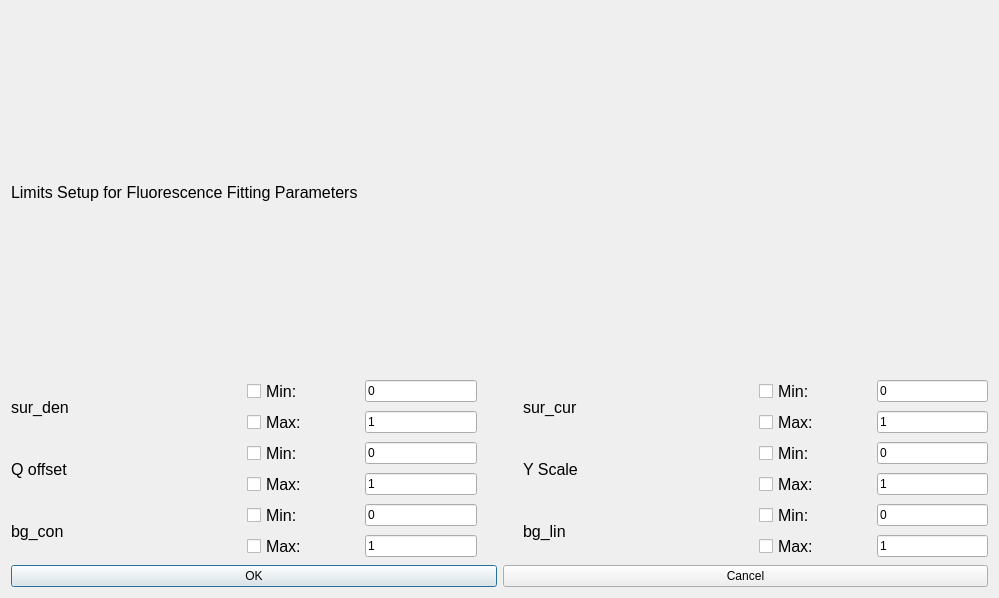
<?xml version="1.0" encoding="UTF-8"?>
<ui version="4.0">
 <class>Dialog</class>
 <widget class="QDialog" name="Dialog">
  <property name="geometry">
   <rect>
    <x>0</x>
    <y>0</y>
    <width>999</width>
    <height>598</height>
   </rect>
  </property>
  <property name="windowTitle">
   <string>Dialog</string>
  </property>
  <layout class="QGridLayout" name="gridLayout">
   <item row="0" column="0" colspan="2">
    <layout class="QVBoxLayout" name="verticalLayout_4">
     <item>
      <widget class="QLabel" name="label">
       <property name="sizePolicy">
        <sizepolicy hsizetype="Expanding" vsizetype="Preferred">
         <horstretch>0</horstretch>
         <verstretch>0</verstretch>
        </sizepolicy>
       </property>
       <property name="maximumSize">
        <size>
         <width>16777215</width>
         <height>16777215</height>
        </size>
       </property>
       <property name="font">
        <font>
         <pointsize>12</pointsize>
        </font>
       </property>
       <property name="text">
        <string>Limits Setup for Fluorescence Fitting Parameters</string>
       </property>
      </widget>
     </item>
     <item>
      <layout class="QHBoxLayout" name="horizontalLayout_12">
       <item>
        <layout class="QHBoxLayout" name="horizontalLayout_18">
         <item>
          <widget class="QLabel" name="label_4">
           <property name="font">
            <font>
             <pointsize>12</pointsize>
            </font>
           </property>
           <property name="text">
            <string>sur_den</string>
           </property>
          </widget>
         </item>
         <item>
          <layout class="QVBoxLayout" name="verticalLayout_7">
           <item>
            <layout class="QHBoxLayout" name="horizontalLayout_6">
             <item>
              <widget class="QCheckBox" name="surdenminCB">
               <property name="sizePolicy">
                <sizepolicy hsizetype="Preferred" vsizetype="Fixed">
                 <horstretch>0</horstretch>
                 <verstretch>0</verstretch>
                </sizepolicy>
               </property>
               <property name="font">
                <font>
                 <pointsize>12</pointsize>
                </font>
               </property>
               <property name="text">
                <string>Min:</string>
               </property>
              </widget>
             </item>
             <item>
              <widget class="QLineEdit" name="surdenminLE">
               <property name="sizePolicy">
                <sizepolicy hsizetype="Preferred" vsizetype="Fixed">
                 <horstretch>0</horstretch>
                 <verstretch>0</verstretch>
                </sizepolicy>
               </property>
               <property name="maximumSize">
                <size>
                 <width>16777215</width>
                 <height>16777215</height>
                </size>
               </property>
               <property name="text">
                <string>0</string>
               </property>
              </widget>
             </item>
            </layout>
           </item>
           <item>
            <layout class="QHBoxLayout" name="horizontalLayout_7">
             <item>
              <widget class="QCheckBox" name="surdenmaxCB">
               <property name="sizePolicy">
                <sizepolicy hsizetype="Preferred" vsizetype="Fixed">
                 <horstretch>0</horstretch>
                 <verstretch>0</verstretch>
                </sizepolicy>
               </property>
               <property name="font">
                <font>
                 <pointsize>12</pointsize>
                </font>
               </property>
               <property name="text">
                <string>Max:</string>
               </property>
              </widget>
             </item>
             <item>
              <widget class="QLineEdit" name="surdenmaxLE">
               <property name="sizePolicy">
                <sizepolicy hsizetype="Preferred" vsizetype="Fixed">
                 <horstretch>0</horstretch>
                 <verstretch>0</verstretch>
                </sizepolicy>
               </property>
               <property name="maximumSize">
                <size>
                 <width>16777215</width>
                 <height>16777215</height>
                </size>
               </property>
               <property name="text">
                <string>1</string>
               </property>
              </widget>
             </item>
            </layout>
           </item>
          </layout>
         </item>
        </layout>
       </item>
       <item>
        <spacer name="horizontalSpacer_2">
         <property name="orientation">
          <enum>Qt::Horizontal</enum>
         </property>
         <property name="sizeType">
          <enum>QSizePolicy::Minimum</enum>
         </property>
         <property name="sizeHint" stdset="0">
          <size>
           <width>40</width>
           <height>20</height>
          </size>
         </property>
        </spacer>
       </item>
       <item>
        <layout class="QHBoxLayout" name="horizontalLayout_3">
         <item>
          <widget class="QLabel" name="label_5">
           <property name="font">
            <font>
             <pointsize>12</pointsize>
            </font>
           </property>
           <property name="text">
            <string>sur_cur</string>
           </property>
          </widget>
         </item>
         <item>
          <layout class="QVBoxLayout" name="verticalLayout_3">
           <item>
            <layout class="QHBoxLayout" name="horizontalLayout_9">
             <item>
              <widget class="QCheckBox" name="surcurminCB">
               <property name="sizePolicy">
                <sizepolicy hsizetype="Preferred" vsizetype="Fixed">
                 <horstretch>0</horstretch>
                 <verstretch>0</verstretch>
                </sizepolicy>
               </property>
               <property name="font">
                <font>
                 <pointsize>12</pointsize>
                </font>
               </property>
               <property name="text">
                <string>Min:</string>
               </property>
              </widget>
             </item>
             <item>
              <widget class="QLineEdit" name="surcurminLE">
               <property name="sizePolicy">
                <sizepolicy hsizetype="Preferred" vsizetype="Fixed">
                 <horstretch>0</horstretch>
                 <verstretch>0</verstretch>
                </sizepolicy>
               </property>
               <property name="maximumSize">
                <size>
                 <width>16777215</width>
                 <height>16777215</height>
                </size>
               </property>
               <property name="text">
                <string>0</string>
               </property>
              </widget>
             </item>
            </layout>
           </item>
           <item>
            <layout class="QHBoxLayout" name="horizontalLayout_10">
             <item>
              <widget class="QCheckBox" name="surcurmaxCB">
               <property name="sizePolicy">
                <sizepolicy hsizetype="Preferred" vsizetype="Fixed">
                 <horstretch>0</horstretch>
                 <verstretch>0</verstretch>
                </sizepolicy>
               </property>
               <property name="font">
                <font>
                 <pointsize>12</pointsize>
                </font>
               </property>
               <property name="text">
                <string>Max:</string>
               </property>
              </widget>
             </item>
             <item>
              <widget class="QLineEdit" name="surcurmaxLE">
               <property name="sizePolicy">
                <sizepolicy hsizetype="Preferred" vsizetype="Fixed">
                 <horstretch>0</horstretch>
                 <verstretch>0</verstretch>
                </sizepolicy>
               </property>
               <property name="maximumSize">
                <size>
                 <width>16777215</width>
                 <height>16777215</height>
                </size>
               </property>
               <property name="text">
                <string>1</string>
               </property>
              </widget>
             </item>
            </layout>
           </item>
          </layout>
         </item>
        </layout>
       </item>
      </layout>
     </item>
     <item>
      <layout class="QHBoxLayout" name="horizontalLayout_19">
       <item>
        <layout class="QHBoxLayout" name="horizontalLayout_8">
         <item>
          <widget class="QLabel" name="label_2">
           <property name="font">
            <font>
             <pointsize>12</pointsize>
            </font>
           </property>
           <property name="text">
            <string>Q offset</string>
           </property>
          </widget>
         </item>
         <item>
          <layout class="QVBoxLayout" name="verticalLayout">
           <item>
            <layout class="QHBoxLayout" name="horizontalLayout">
             <item>
              <widget class="QCheckBox" name="qoffminCB">
               <property name="sizePolicy">
                <sizepolicy hsizetype="Preferred" vsizetype="Fixed">
                 <horstretch>0</horstretch>
                 <verstretch>0</verstretch>
                </sizepolicy>
               </property>
               <property name="font">
                <font>
                 <pointsize>12</pointsize>
                </font>
               </property>
               <property name="text">
                <string>Min:</string>
               </property>
              </widget>
             </item>
             <item>
              <widget class="QLineEdit" name="qoffminLE">
               <property name="sizePolicy">
                <sizepolicy hsizetype="Preferred" vsizetype="Fixed">
                 <horstretch>0</horstretch>
                 <verstretch>0</verstretch>
                </sizepolicy>
               </property>
               <property name="maximumSize">
                <size>
                 <width>16777215</width>
                 <height>16777215</height>
                </size>
               </property>
               <property name="text">
                <string>0</string>
               </property>
              </widget>
             </item>
            </layout>
           </item>
           <item>
            <layout class="QHBoxLayout" name="horizontalLayout_2">
             <item>
              <widget class="QCheckBox" name="qoffmaxCB">
               <property name="sizePolicy">
                <sizepolicy hsizetype="Preferred" vsizetype="Fixed">
                 <horstretch>0</horstretch>
                 <verstretch>0</verstretch>
                </sizepolicy>
               </property>
               <property name="font">
                <font>
                 <pointsize>12</pointsize>
                </font>
               </property>
               <property name="text">
                <string>Max:</string>
               </property>
              </widget>
             </item>
             <item>
              <widget class="QLineEdit" name="qoffmaxLE">
               <property name="sizePolicy">
                <sizepolicy hsizetype="Preferred" vsizetype="Fixed">
                 <horstretch>0</horstretch>
                 <verstretch>0</verstretch>
                </sizepolicy>
               </property>
               <property name="minimumSize">
                <size>
                 <width>0</width>
                 <height>0</height>
                </size>
               </property>
               <property name="maximumSize">
                <size>
                 <width>16777215</width>
                 <height>16777215</height>
                </size>
               </property>
               <property name="text">
                <string>1</string>
               </property>
              </widget>
             </item>
            </layout>
           </item>
          </layout>
         </item>
        </layout>
       </item>
       <item>
        <spacer name="horizontalSpacer">
         <property name="orientation">
          <enum>Qt::Horizontal</enum>
         </property>
         <property name="sizeType">
          <enum>QSizePolicy::Minimum</enum>
         </property>
         <property name="sizeHint" stdset="0">
          <size>
           <width>40</width>
           <height>20</height>
          </size>
         </property>
        </spacer>
       </item>
       <item>
        <layout class="QHBoxLayout" name="horizontalLayout_17">
         <item>
          <widget class="QLabel" name="label_3">
           <property name="font">
            <font>
             <pointsize>12</pointsize>
            </font>
           </property>
           <property name="text">
            <string>Y Scale</string>
           </property>
          </widget>
         </item>
         <item>
          <layout class="QVBoxLayout" name="verticalLayout_2">
           <item>
            <layout class="QHBoxLayout" name="horizontalLayout_4">
             <item>
              <widget class="QCheckBox" name="yscaleminCB">
               <property name="sizePolicy">
                <sizepolicy hsizetype="Preferred" vsizetype="Fixed">
                 <horstretch>0</horstretch>
                 <verstretch>0</verstretch>
                </sizepolicy>
               </property>
               <property name="font">
                <font>
                 <pointsize>12</pointsize>
                </font>
               </property>
               <property name="text">
                <string>Min:</string>
               </property>
              </widget>
             </item>
             <item>
              <widget class="QLineEdit" name="yscaleminLE">
               <property name="sizePolicy">
                <sizepolicy hsizetype="Preferred" vsizetype="Fixed">
                 <horstretch>0</horstretch>
                 <verstretch>0</verstretch>
                </sizepolicy>
               </property>
               <property name="maximumSize">
                <size>
                 <width>16777215</width>
                 <height>16777215</height>
                </size>
               </property>
               <property name="text">
                <string>0</string>
               </property>
              </widget>
             </item>
            </layout>
           </item>
           <item>
            <layout class="QHBoxLayout" name="horizontalLayout_5">
             <item>
              <widget class="QCheckBox" name="yscalemaxCB">
               <property name="sizePolicy">
                <sizepolicy hsizetype="Preferred" vsizetype="Fixed">
                 <horstretch>0</horstretch>
                 <verstretch>0</verstretch>
                </sizepolicy>
               </property>
               <property name="font">
                <font>
                 <pointsize>12</pointsize>
                </font>
               </property>
               <property name="text">
                <string>Max:</string>
               </property>
              </widget>
             </item>
             <item>
              <widget class="QLineEdit" name="yscalemaxLE">
               <property name="sizePolicy">
                <sizepolicy hsizetype="Preferred" vsizetype="Fixed">
                 <horstretch>0</horstretch>
                 <verstretch>0</verstretch>
                </sizepolicy>
               </property>
               <property name="maximumSize">
                <size>
                 <width>16777215</width>
                 <height>16777215</height>
                </size>
               </property>
               <property name="text">
                <string>1</string>
               </property>
              </widget>
             </item>
            </layout>
           </item>
          </layout>
         </item>
        </layout>
       </item>
      </layout>
     </item>
     <item>
      <layout class="QHBoxLayout" name="horizontalLayout_24">
       <item>
        <layout class="QHBoxLayout" name="horizontalLayout_20">
         <item>
          <widget class="QLabel" name="label_6">
           <property name="font">
            <font>
             <pointsize>12</pointsize>
            </font>
           </property>
           <property name="text">
            <string>bg_con</string>
           </property>
          </widget>
         </item>
         <item>
          <layout class="QVBoxLayout" name="verticalLayout_6">
           <item>
            <layout class="QHBoxLayout" name="horizontalLayout_15">
             <item>
              <widget class="QCheckBox" name="bgconminCB">
               <property name="sizePolicy">
                <sizepolicy hsizetype="Preferred" vsizetype="Fixed">
                 <horstretch>0</horstretch>
                 <verstretch>0</verstretch>
                </sizepolicy>
               </property>
               <property name="font">
                <font>
                 <pointsize>12</pointsize>
                </font>
               </property>
               <property name="text">
                <string>Min:</string>
               </property>
              </widget>
             </item>
             <item>
              <widget class="QLineEdit" name="bgconminLE">
               <property name="sizePolicy">
                <sizepolicy hsizetype="Preferred" vsizetype="Fixed">
                 <horstretch>0</horstretch>
                 <verstretch>0</verstretch>
                </sizepolicy>
               </property>
               <property name="maximumSize">
                <size>
                 <width>16777215</width>
                 <height>16777215</height>
                </size>
               </property>
               <property name="text">
                <string>0</string>
               </property>
              </widget>
             </item>
            </layout>
           </item>
           <item>
            <layout class="QHBoxLayout" name="horizontalLayout_16">
             <item>
              <widget class="QCheckBox" name="bgconmaxCB">
               <property name="sizePolicy">
                <sizepolicy hsizetype="Preferred" vsizetype="Fixed">
                 <horstretch>0</horstretch>
                 <verstretch>0</verstretch>
                </sizepolicy>
               </property>
               <property name="font">
                <font>
                 <pointsize>12</pointsize>
                </font>
               </property>
               <property name="text">
                <string>Max:</string>
               </property>
              </widget>
             </item>
             <item>
              <widget class="QLineEdit" name="bgconmaxLE">
               <property name="sizePolicy">
                <sizepolicy hsizetype="Preferred" vsizetype="Fixed">
                 <horstretch>0</horstretch>
                 <verstretch>0</verstretch>
                </sizepolicy>
               </property>
               <property name="maximumSize">
                <size>
                 <width>16777215</width>
                 <height>16777215</height>
                </size>
               </property>
               <property name="text">
                <string>1</string>
               </property>
              </widget>
             </item>
            </layout>
           </item>
          </layout>
         </item>
        </layout>
       </item>
       <item>
        <spacer name="horizontalSpacer_3">
         <property name="orientation">
          <enum>Qt::Horizontal</enum>
         </property>
         <property name="sizeType">
          <enum>QSizePolicy::Minimum</enum>
         </property>
         <property name="sizeHint" stdset="0">
          <size>
           <width>40</width>
           <height>20</height>
          </size>
         </property>
        </spacer>
       </item>
       <item>
        <layout class="QHBoxLayout" name="horizontalLayout_21">
         <item>
          <widget class="QLabel" name="label_8">
           <property name="font">
            <font>
             <pointsize>12</pointsize>
            </font>
           </property>
           <property name="text">
            <string>bg_lin</string>
           </property>
          </widget>
         </item>
         <item>
          <layout class="QVBoxLayout" name="verticalLayout_9">
           <item>
            <layout class="QHBoxLayout" name="horizontalLayout_22">
             <item>
              <widget class="QCheckBox" name="bglinminCB">
               <property name="sizePolicy">
                <sizepolicy hsizetype="Preferred" vsizetype="Fixed">
                 <horstretch>0</horstretch>
                 <verstretch>0</verstretch>
                </sizepolicy>
               </property>
               <property name="font">
                <font>
                 <pointsize>12</pointsize>
                </font>
               </property>
               <property name="text">
                <string>Min:</string>
               </property>
              </widget>
             </item>
             <item>
              <widget class="QLineEdit" name="bglinminLE">
               <property name="sizePolicy">
                <sizepolicy hsizetype="Preferred" vsizetype="Fixed">
                 <horstretch>0</horstretch>
                 <verstretch>0</verstretch>
                </sizepolicy>
               </property>
               <property name="maximumSize">
                <size>
                 <width>16777215</width>
                 <height>16777215</height>
                </size>
               </property>
               <property name="text">
                <string>0</string>
               </property>
              </widget>
             </item>
            </layout>
           </item>
           <item>
            <layout class="QHBoxLayout" name="horizontalLayout_23">
             <item>
              <widget class="QCheckBox" name="bglinmaxCB">
               <property name="sizePolicy">
                <sizepolicy hsizetype="Preferred" vsizetype="Fixed">
                 <horstretch>0</horstretch>
                 <verstretch>0</verstretch>
                </sizepolicy>
               </property>
               <property name="font">
                <font>
                 <pointsize>12</pointsize>
                </font>
               </property>
               <property name="text">
                <string>Max:</string>
               </property>
              </widget>
             </item>
             <item>
              <widget class="QLineEdit" name="bglinmaxLE">
               <property name="sizePolicy">
                <sizepolicy hsizetype="Preferred" vsizetype="Fixed">
                 <horstretch>0</horstretch>
                 <verstretch>0</verstretch>
                </sizepolicy>
               </property>
               <property name="maximumSize">
                <size>
                 <width>16777215</width>
                 <height>16777215</height>
                </size>
               </property>
               <property name="text">
                <string>1</string>
               </property>
              </widget>
             </item>
            </layout>
           </item>
          </layout>
         </item>
        </layout>
       </item>
      </layout>
     </item>
    </layout>
   </item>
   <item row="1" column="0">
    <widget class="QPushButton" name="okPB">
     <property name="text">
      <string>OK</string>
     </property>
    </widget>
   </item>
   <item row="1" column="1">
    <widget class="QPushButton" name="cancelPB">
     <property name="text">
      <string>Cancel</string>
     </property>
    </widget>
   </item>
  </layout>
 </widget>
 <resources/>
 <connections/>
</ui>
